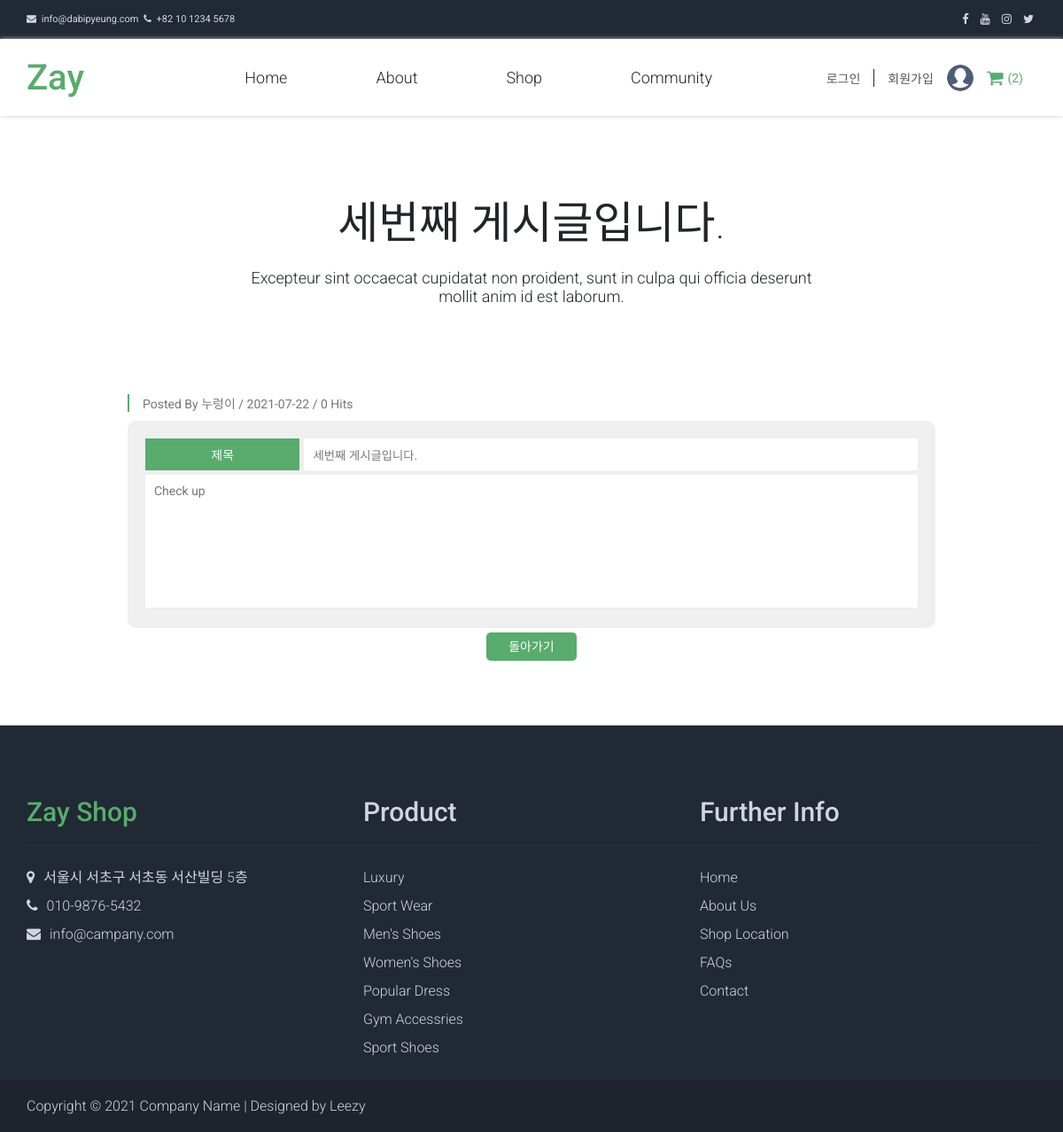
Page /pages/menu_page/community_details.php?detail_idx=3 on the committed database.
### tables this page shows
CREATE TABLE `zay_comm` (
  `ZAY_comm_idx` int(11) NOT NULL COMMENT '고유번호',
  `ZAY_comm_id` varchar(20) NOT NULL COMMENT '글쓰기 아이디',
  `ZAY_comm_tit` varchar(50) NOT NULL COMMENT '글쓰기 제목',
  `ZAY_comm_con` text NOT NULL COMMENT '글쓰기 내용',
  `ZAY_comm_reg` varchar(20) NOT NULL COMMENT '글 등록일',
  `ZAY_comm_hit` int(11) NOT NULL COMMENT '글 조회수'
);

### pages/menu_page/community_details.php (the view, shortened to what this page needs)
<!DOCTYPE html>
<html lang="en">
<head>
  <link rel="stylesheet" href="https://cdnjs.cloudflare.com/ajax/libs/font-awesome/4.7.0/css/font-awesome.css"/>
  <link rel="stylesheet" href="/zay/css/reset.css">
  <link rel="stylesheet" href="/zay/css/style.css">
  <link rel="stylesheet" href="/zay/css/media.css">
</head>
<body>
  <?php include $_SERVER["DOCUMENT_ROOT"]."/zay/include/header.php"; ?>
  <section class="community">
    <div class="center">
      <?php
      $detail_idx = $_GET['detail_idx'];
      $sql = "SELECT * FROM zay_comm WHERE 	ZAY_comm_idx=$detail_idx";
      $detail_result = mysqli_query($dbConn, $sql);
      $detail_row = mysqli_fetch_array($detail_result);
      $detail_tit = $detail_row['ZAY_comm_tit'];
      $detail_id = $detail_row['ZAY_comm_id'];
      $detail_con = $detail_row['ZAY_comm_con'];
      $detail_reg = $detail_row['ZAY_comm_reg'];
      $detail_hit = $detail_row['ZAY_comm_hit'];
      ?>
      <div class="tit_box">
        <h2><?=$detail_tit?></h2>
        <p>Excepteur sint occaecat cupidatat non proident, sunt in culpa qui officia deserunt<br> mollit anim id est laborum.</p>
      </div>
      <div class="write comm_center">
        <h4>Posted By <?=$detail_id?> / <?=$detail_reg?> / <?=$detail_hit?> Hits</h4>
        <form class="write_form" action="/zay/php/community_update.php?detail_idx=<?=$detail_idx?>&detail_writer=<?=$detail_id?>" name="write_form" method="post">
          <div class="write_tit">
            <label for="write_input">제목</label>
            <input type="text" id="write_input" name="write_input" value="<?=$detail_tit?>">
          </div>
          <div class="write_con">
            <textarea name="write_con"><?=$detail_con?></textarea>
          </div>
        </form>
        <div class="write_btn">
          <?php if(!$userid || $userid != $detail_id){ ?>
          <a href="/zay/pages/menu_page/community_form.php">돌아가기</a>
          <?php } else { ?>
          <a href="/zay/pages/menu_page/community_form.php">돌아가기</a>
          <a href="javascript:;" id="update">수정하기</a>
          <a href="/zay/php/community_delete.php?detail_idx=<?=$detail_idx?>&detail_writer=<?=$detail_id?>">삭제하기</a>
          <?php } ?>
        </div>
      </div>
    </div>
  </section>
  <?php include $_SERVER["DOCUMENT_ROOT"]."/zay/include/footer.php"; ?>
</body>
</html>

### css/style.css (style rules this page uses)
.comm_center { width:80%; margin:auto; }
.community .write { margin-top:50px; }
.community .write h4 { font-size:14px; margin:10px 20px 10px 0; color:#777; font-weight:400; border-left:2px solid #59ab6e; padding-left:15px; }
.community .write_form { background:#efefef; padding:20px; border-radius:10px; }
.community .write_tit { display:flex; justify-content: space-between; }
.community .write_tit label { width:20%; background:#59ab6e; color:#fff; text-align:center; padding:8px 0; }
.community .write_tit input { width:calc(80% - 5px); }
.community .write_con { width:100%; margin-top:5px; }
.community .write_con textarea { width:100%; height:150px; font-size:14px; font-family: 'Roboto', 'Noto Sans KR', sans-serif; }
.community .write_con textarea::placeholder { color:#ccc; }
.community .write_btn { width:100%; height:auto; margin-top:10px; text-align: center; }
.community .write_btn button, .community .write_btn a { background:#59ab6e; color:#fff; padding:8px 25px; border-radius:5px; }

### rows in the picture
zay_comm: ZAY_comm_tit "세번째 게시글입니다.", ZAY_comm "누렁이", ZAY_comm_reg "2021-07-22", ZAY_comm_hit "0", write_input "세번째 게시글입니다.", write_con "Check up"
